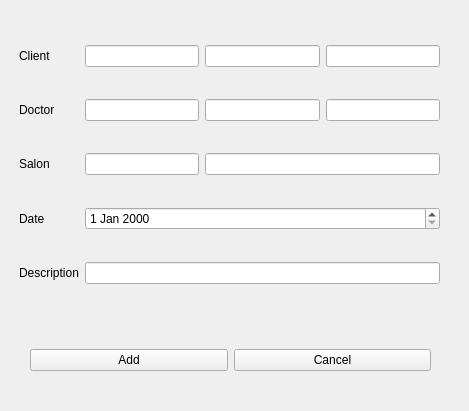
<?xml version="1.0" encoding="UTF-8"?>
<ui version="4.0">
 <class>AddAppForm</class>
 <widget class="QWidget" name="AddAppForm">
  <property name="geometry">
   <rect>
    <x>0</x>
    <y>0</y>
    <width>469</width>
    <height>411</height>
   </rect>
  </property>
  <property name="windowTitle">
   <string>Form</string>
  </property>
  <widget class="QWidget" name="gridLayoutWidget">
   <property name="geometry">
    <rect>
     <x>19</x>
     <y>19</y>
     <width>421</width>
     <height>291</height>
    </rect>
   </property>
   <layout class="QGridLayout" name="gridLayout">
    <item row="2" column="0">
     <widget class="QLabel" name="label_3">
      <property name="text">
       <string>Salon</string>
      </property>
     </widget>
    </item>
    <item row="3" column="0">
     <widget class="QLabel" name="label_4">
      <property name="text">
       <string>Date</string>
      </property>
     </widget>
    </item>
    <item row="2" column="1">
     <widget class="QLineEdit" name="salon_id">
      <property name="readOnly">
       <bool>true</bool>
      </property>
     </widget>
    </item>
    <item row="1" column="0">
     <widget class="QLabel" name="label_2">
      <property name="text">
       <string>Doctor</string>
      </property>
     </widget>
    </item>
    <item row="0" column="3">
     <widget class="QLineEdit" name="client_last_name">
      <property name="readOnly">
       <bool>true</bool>
      </property>
     </widget>
    </item>
    <item row="0" column="1">
     <widget class="QLineEdit" name="client_id">
      <property name="readOnly">
       <bool>true</bool>
      </property>
     </widget>
    </item>
    <item row="1" column="1">
     <widget class="QLineEdit" name="doctor_id">
      <property name="readOnly">
       <bool>true</bool>
      </property>
     </widget>
    </item>
    <item row="0" column="0">
     <widget class="QLabel" name="label">
      <property name="text">
       <string>Client</string>
      </property>
     </widget>
    </item>
    <item row="0" column="2">
     <widget class="QLineEdit" name="client_first_name">
      <property name="readOnly">
       <bool>true</bool>
      </property>
     </widget>
    </item>
    <item row="1" column="3">
     <widget class="QLineEdit" name="doctor_last_name">
      <property name="readOnly">
       <bool>true</bool>
      </property>
     </widget>
    </item>
    <item row="3" column="1" colspan="3">
     <widget class="QDateEdit" name="dateEdit"/>
    </item>
    <item row="1" column="2">
     <widget class="QLineEdit" name="doctor_first_name">
      <property name="readOnly">
       <bool>true</bool>
      </property>
     </widget>
    </item>
    <item row="2" column="2" colspan="2">
     <widget class="QLineEdit" name="salon_name">
      <property name="readOnly">
       <bool>true</bool>
      </property>
     </widget>
    </item>
    <item row="4" column="0">
     <widget class="QLabel" name="label_5">
      <property name="text">
       <string>Description</string>
      </property>
     </widget>
    </item>
    <item row="4" column="1" colspan="3">
     <widget class="QLineEdit" name="description"/>
    </item>
   </layout>
  </widget>
  <widget class="QWidget" name="horizontalLayoutWidget">
   <property name="geometry">
    <rect>
     <x>30</x>
     <y>320</y>
     <width>401</width>
     <height>80</height>
    </rect>
   </property>
   <layout class="QHBoxLayout" name="horizontalLayout">
    <item>
     <widget class="QPushButton" name="pushButton">
      <property name="text">
       <string>Add</string>
      </property>
     </widget>
    </item>
    <item>
     <widget class="QPushButton" name="pushButton_2">
      <property name="text">
       <string>Cancel</string>
      </property>
     </widget>
    </item>
   </layout>
  </widget>
 </widget>
 <resources/>
 <connections/>
</ui>
